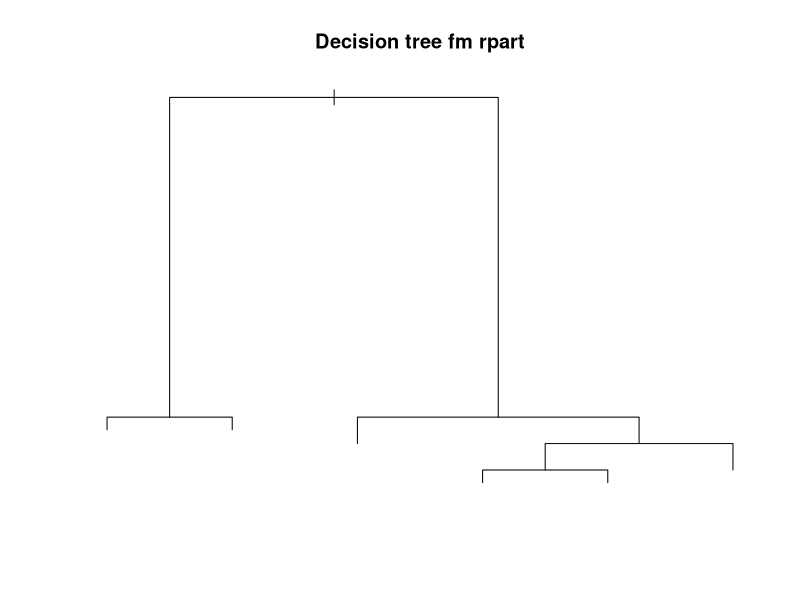
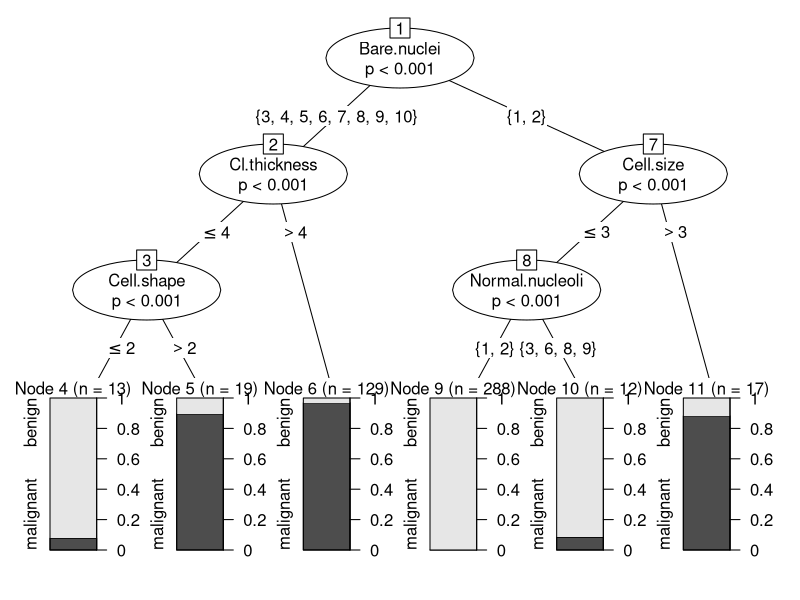
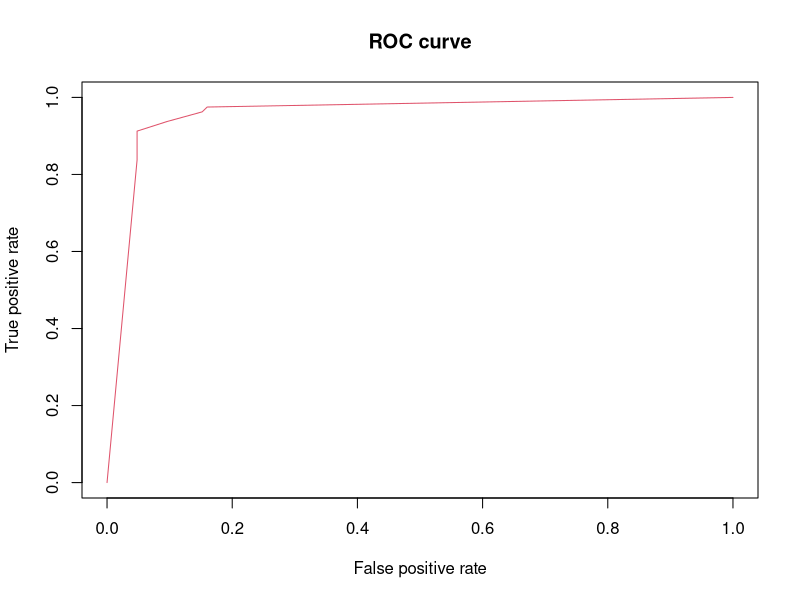

Source code (R) for these figures, in order:
# Case Study Decision Tree

install.packages("mlbench")
# load the mlbench package which has the BreastCancer data set
require(mlbench)
# if you don't have any required package, use the install.packages() command

# load the data set
data(BreastCancer)

# some algorithms don't like missing values, so remove rows with missing values
BreastCancer <- na.omit(BreastCancer)
table(is.na(BreastCancer))

# remove the unique identifier, which is useless and would confuse the machine learning algorithms
BreastCancer$Id <- NULL

# partition the data set for 80% training and 20% evaluation (adapted from ?randomForest)
train<-sample(1:nrow(BreastCancer),0.7*nrow(BreastCancer))
traindata <- BreastCancer[train,]
testdata <- BreastCancer[-train,]

## method 1: create model using recursive partitioning on the training data set
require(rpart)
x.rp <- rpart(Class ~ ., data=traindata)
# predict classes for the evaluation data set
x.rp.pred <- predict(x.rp, type="class", newdata=testdata)
x.rp.pred

# score the evaluation data set (extract the probabilities)
x.rp.prob <- predict(x.rp, type="prob", newdata=testdata)
x.rp.prob 

# To view the decision tree, uncomment this line.
dev.new()
plot(x.rp, main="Decision tree fm rpart")

## method 2: create model using conditional inference trees
install.packages("party")
require(party)
x.ct <- ctree(Class ~ ., data=traindata)
x.ct.pred <- predict(x.ct, testdata)
x.ct.prob <-  1- unlist(treeresponse(x.ct, testdata), use.names=F)[seq(1,nrow(testdata)*2,2)]
plot(x.ct)
# load the ROCR package which draws the ROC curves
install.packages("ROCR")
require(ROCR)
# create an ROCR prediction object from rpart() probabilities
x.rp.prob.rocr <- prediction(x.rp.prob[,2], testdata$Class)
x.rp.prob.rocr

# prepare an ROCR performance object for ROC curve (tpr=true positive rate, fpr=false positive rate)
x.rp.perf <- performance(x.rp.prob.rocr, "tpr","fpr")
x.rp.perf

# plot it
dev.new()
plot(x.rp.perf, col=2, main="ROC curve")
